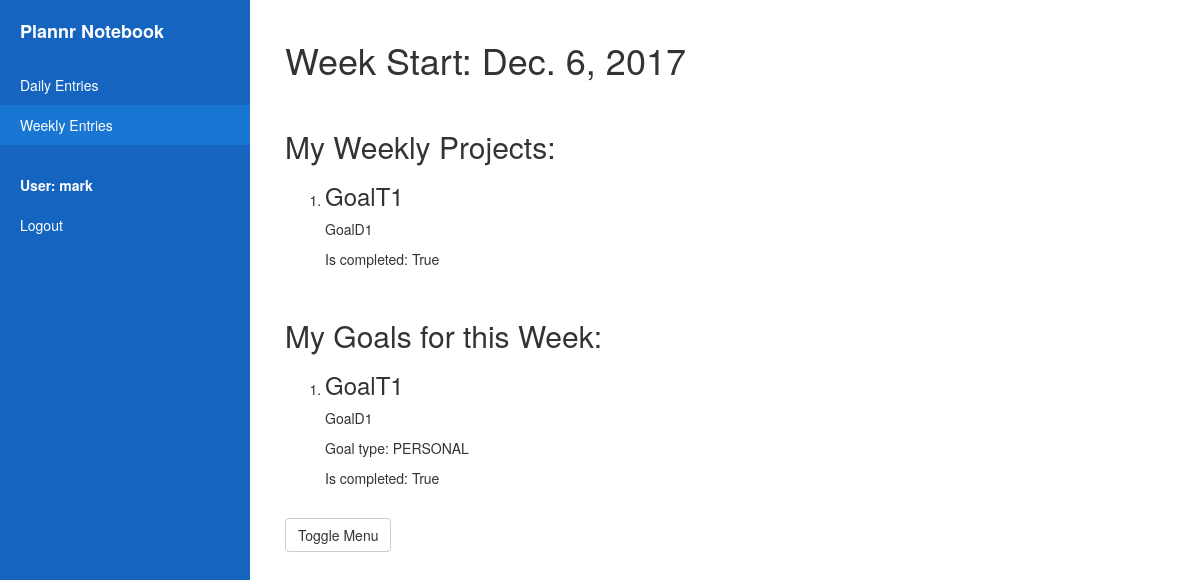
/notebook/weekly/5 (signed in), run on the app's committed database.
### notebook/models.py (models this page shows, shortened)
class WeeklyEntry(models.Model):
    author = models.ForeignKey(User, on_delete=models.CASCADE, null=True)
    week_start = models.DateField()
    class Meta:
        ordering = ['week_start']
    def is_viewable_by(self, user):
        return self.author == user

class Project(models.Model):
    entry = models.ForeignKey(WeeklyEntry, related_name="projects", on_delete=models.CASCADE, null=True)
    is_complete = models.BooleanField()
    title = models.CharField(max_length=32)
    description = models.TextField()

class WeeklyGoal(models.Model):
    entry = models.ForeignKey(WeeklyEntry, related_name="goals", on_delete=models.CASCADE, null=True)
    GOAL_TYPES = (
        ('FAMILY', 'Family'),
        ('WORK', 'Work'),
        ('RELATIONSHIP', 'Relationship'),
        ('PERSONAL', 'Personal')
    )
    goal_type = models.CharField(
        max_length=32,
        choices = GOAL_TYPES
    )
    title = models.CharField(max_length=32)
    description = models.TextField()
    is_complete = models.BooleanField()

### notebook/views.py (the view)
# urls.py: path('weekly/<int:pk>', views.WeeklyDetailView.as_view(), name='weekly_detail'),
class WeeklyDetailView(LoginRequiredMixin, DetailView):
    model = WeeklyEntry
    login_url = '/accounts/login/'
    def get_context_data(self, **kwargs):
        context = super(WeeklyDetailView, self).get_context_data(**kwargs)
        if self.object and self.request.user.is_authenticated:
            context['has_access_to_entry'] = self.object.is_viewable_by(self.request.user)
        return context

### notebook/templates/notebook/weeklyentry_detail.html
{% extends "notebook/weeklysection.html" %}
{% block content %}
    {% if has_access_to_entry %}
        <h1>Week Start: {{ weeklyentry.week_start }}</h1>
        {% if weeklyentry.projects %}
        <br>
        <h2>My Weekly Projects:</h2>
            <ol>
                {% for project in weeklyentry.projects.all %}
                    <li>
                        <h3>{{ project.title }}</h3>
                        <p>{{ project.description }}</p>
                        <p>Is completed: {{ project.is_complete }}</p>
                    </li>
                {% endfor %}
            </ol>
        {% endif %}
        {% if weeklyentry.goals %}
        <br>
        <h2>My Goals for this Week:</h2>
            <ol>
                {% for goal in weeklyentry.goals.all %}
                    <li>
                        <h3>{{ goal.title }}</h3>
                        <p>{{ goal.description }}</p>
                        {% if goal.goal_type %}
                            <p>Goal type: {{ goal.goal_type }}</p>
                        {% endif %}
                        <p>Is completed: {{ goal.is_complete }}</p>
                    </li>
                {% endfor %}
            </ol>
        {% endif %}
        <br>
    {% else %}
        <h1>Oops! Looks like something went wrong...</h1>
        <h3>We can't display this page as it doesn't belong to you.  If you think this is an error, be sure to send us an email!</h3>
    {% endif %}
{% endblock %}

### notebook/templates/base_notebook.html (shortened to what this page needs)
{% extends "main_base.html" %}
{% block specific_stylesheets %}
{% load static %}
<link rel="stylesheet" href="{% static 'css/simple-sidebar.css' %}">
{% endblock %}
{% block main_content %}
<div id="wrapper">
    <div id="sidebar-wrapper">
        <ul class="sidebar-nav">
            <li class="sidebar-brand">
                <a href="/">
                    <strong>Plannr Notebook</strong>
                </a>
            </li>
            {% block page_marker %}{% endblock %}
            <br>
            {% if user.is_authenticated %}
                <li style="color: #fff"><strong>User: {{ user.get_username }}</strong></li>
                <li><a href="{% url 'logout' %}?next={{request.path}}">Logout</a></li>
            {% else %}
                <li><a href="{% url 'login' %}?next={{request.path}}">Login</a></li>
            {% endif %}
        </ul>
    </div>
    <div id="page-content-wrapper">
        <div class="container-fluid">
            <div class="row">
                <div class="col-lg-12">
                    {% block content %}{% endblock %}
                    {% block button %}
                        <a href="#menu-toggle" class="btn btn-default" id="menu-toggle">Toggle Menu</a>
                    {% endblock %}
                </div>
            </div>
        </div>
    </div>
</div>
{% endblock %}

### notebook/static/css/simple-sidebar.css (style rules this page uses)
body { overflow-x: hidden; }
#wrapper { padding-left: 0; -webkit-transition: all 0.5s ease; -moz-transition: all 0.5s ease; -o-transition: all 0.5s ease; transition: all 0.5s ease; }
#sidebar-wrapper { z-index: 1000; position: fixed; left: 250px; width: 0; height: 100%; margin-left: -250px; overflow-y: auto; background: #1565C0; -webkit-transition: all 0.5s ease; -moz-transition: all 0.5s ease; -o-transition: all 0.5s ease; transition: all 0.5s ease; }
#page-content-wrapper { width: 100%; position: absolute; padding: 15px; }
.sidebar-nav { position: absolute; top: 0; width: 250px; margin: 0; padding: 0; list-style: none; }
.sidebar-nav li { text-indent: 20px; line-height: 40px; }
.sidebar-nav li a { display: block; text-decoration: none; color: #fff; }
.sidebar-nav > .sidebar-brand { height: 65px; font-size: 18px; line-height: 60px; }
.sidebar-nav > .sidebar-brand a { color: #fff; }
@media (min-width:768px) { #wrapper { padding-left: 250px; } }
@media (min-width:768px) { #sidebar-wrapper { width: 250px; } }
@media (min-width:768px) { #page-content-wrapper { padding: 20px; position: relative; } }

### data on the page
WeeklyEntry: week_start "Dec. 6, 2017"
Project: title "GoalT1", description "GoalD1", is_complete "True"
WeeklyGoal: title "GoalT1", description "GoalD1", goal_type "PERSONAL", is_complete "True"

### other printed values
{{ user.get_username }} "mark"
